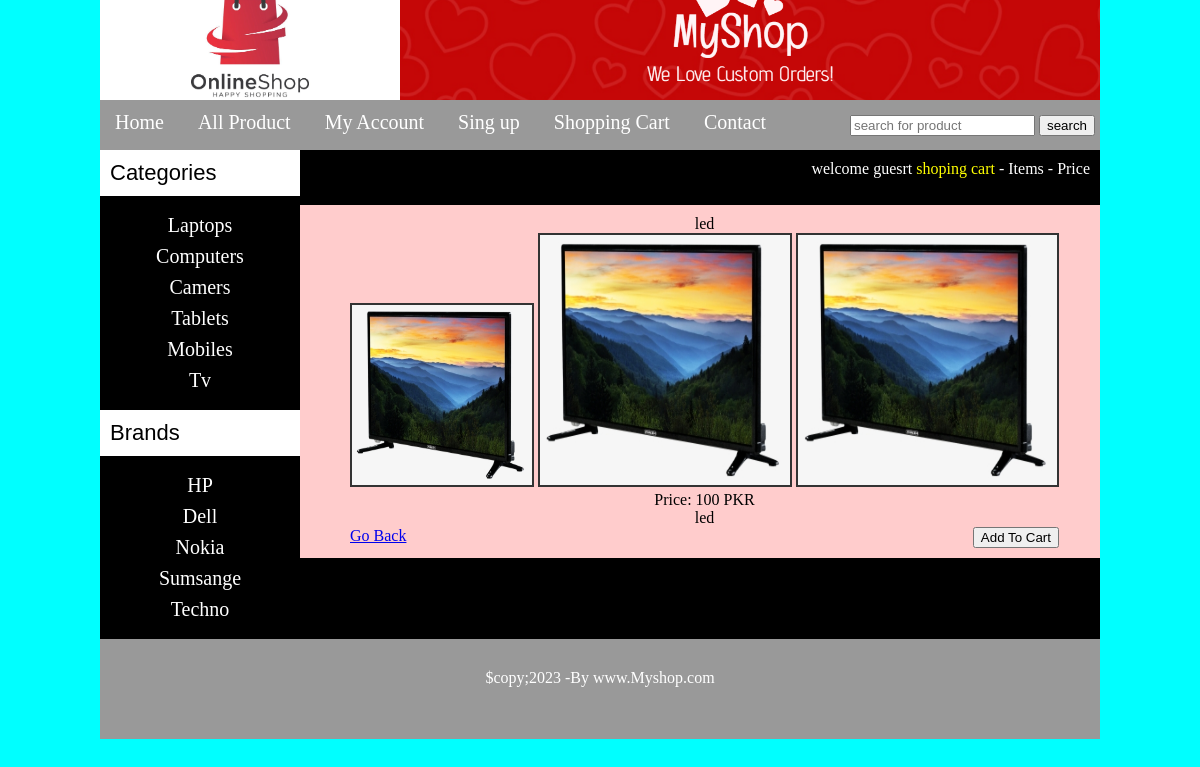
Page /details.php?pro_id=3 on the committed database.
### tables this page shows
CREATE TABLE `categories` (
  `cat_id` int(10) NOT NULL,
  `cat_titel` text NOT NULL
);

CREATE TABLE `brands` (
  `brand_id` int(10) NOT NULL,
  `brand_titel` text NOT NULL
);

CREATE TABLE `products` (
  `product_id` int(10) NOT NULL,
  `cat_id` int(10) NOT NULL,
  `brand_id` int(10) NOT NULL,
  `date` timestamp NOT NULL DEFAULT CURRENT_TIMESTAMP ON UPDATE CURRENT_TIMESTAMP,
  `product_titel` text NOT NULL,
  `product_image1` text NOT NULL,
  `product_image2` text NOT NULL,
  `product_image3` text NOT NULL,
  `product_price` int(10) NOT NULL,
  `product_des` text NOT NULL,
  `product_keywords` text NOT NULL,
  `status` text NOT NULL
);

### functions/function.php (the view, shortened to what this page needs)
<?php
$db=mysqli_connect("localhost","root","","myshop");
function getcata()
{
    global $db;
$get_cata="SELECT * FROM `categories`";
$run_cata=mysqli_query($db,$get_cata);
while($row_cata=mysqli_fetch_array($run_cata)){
    $cat_id=$row_cata['cat_id'];
    $cata_titel=$row_cata['cat_titel'];
     echo"<li><a href='index.php?cat=$cat_id'>$cata_titel</a></li>";
}
}
function getbrand()
{
    global $db;
    $get_brand="SELECT * FROM `brands`";
$run_brand=mysqli_query($db,$get_brand);
while($row_brand=mysqli_fetch_array($run_brand)){
$brand_id=$row_brand['brand_id'];
    $brand_titel=$row_brand['brand_titel'];
     echo "<li><a href='index.php?brand=$brand_id'>$brand_titel</a></li>";
}
}
?>

### details.php (shortened to what this page needs)
<?php
include("functions/function.php");
?>
<!DOCTYPE html>
<html lang="en">
<head>
    <link rel="stylesheet" type="text/css" href="styles/style.css"  media="all">
</head>
<body>
    <div class="main_wrapper">
        <div class="header_wapper">
      <a href="index.php">  <img src="images/log.jpg" style="float:left;"></a>
        <img src="images/banner.jpg" style="float:right;">
</div>
<div id="navbar">
    <ul id="menu">
        <li><a href="index.php">Home</a></li>
        <li><a href="all_product.php">All Product</a></li>
        <li><a href="my_account.php">My Account</a></li>
        <li><a href="user_rejester.php">Sing up</a></li>
        <li><a href="cart.php">Shopping Cart</a></li>
        <li><a href="contact.php">Contact</a></li>
</ul>
<div id="form">
    <form  method="get" action="results.php" enctype="multipart/form-data">
        <input type="text" name="user_qurey" placeholder="search for product"/>
        <input type="submit" name="search" value="search"/>
</form>
</div>
 </div>
            <div class="content_wrapper">
                <div id="left_slidebar">
<div id="slidebar_titel">Categories</div>
<ul id="cata">
    <?php getcata(); ?>
</ul>
<div id="slidebar_titel">Brands</div>
<ul id="cata">
<?php
getbrand();
?>
</ul>
</div>
<div id="right_content">
<div style="color:#fff; background:#000; width:780px; height:35px; float:right; padding:10px;">
<div id="guest">
    <b>welcome guesrt</b>
    <b style="color:yellow;">shoping cart</b>
    <span>- Items - Price</span>
</div>
</div>
<div id="product_box">
<?php
if(isset($_GET['pro_id']))
{
    $product_id=$_GET['pro_id'];
$get_product="select * from products where product_id='$product_id'";
$run_product=mysqli_query($db,$get_product);
while($row_product=mysqli_fetch_array($run_product))
{
    $pro_id=$row_product['product_id'];
    $pro_titel=$row_product['product_titel'];
    $pro_desc=$row_product['product_des'];
    $pro_price=$row_product['product_price'];
    $pro_image1=$row_product['product_image1'];
    $pro_image2=$row_product['product_image2'];
    $pro_image3=$row_product['product_image3'];
    echo "
    <div id='singel_product'>
    <h3>$pro_titel</h3>
    <img src='admin_area/product_images/$pro_image1' width='180' height='180'>
    <img src='admin_area/product_images/$pro_image2' width='250' height='250'>
    <img src='admin_area/product_images/$pro_image3' width='259' height='250'><br>
    <p><b>Price: $pro_price PKR</b></p>
    <p>$pro_desc</p>
    <a href='index.php' style='float:left;'>Go Back</a>
    <a href='index.php?add_cart=$pro_id'><button style='float:right';>Add To Cart</button></a>
    </div>";
}
}
?>
</div>
</div>
<div class="footer">
    <h1 style="color:#OOO; padding-top:30px; text-align:center;">$copy;2023 -By www.Myshop.com</h1>
</div>
</div>
</body>
</html>

### styles/style.css (style rules this page uses)
html, body, div, span, applet, object, iframe, h1, h2, h3, h4, h5, h6, p, blockquote, pre, a, abbr, acronym, address, big, cite, code, del, dfn, em, img, ins, kbd, q, s, samp, small, strike, strong, sub, sup, tt, var, b, u, i, center, dl, dt, dd, ol, ul, li, fieldset, form, label, legend, table, caption, tbody, tfoot, thead, tr, th, td, article, aside, canvas, details, embed, figure, figcaption, footer, header, hgroup, menu, nav, output, ruby, section, summary, time, mark, audio, video { margin: 0; padding: 0; border: 0; font-size: 100%; font: inherit; vertical-align: baseline; }
body { background-color: cyan; }
.main_wrapper { width: 1000px; height: auto; margin: auto; }
.header_wapper { width: 1000px; height: 100px; background: #fff; }
#navbar { width: 1000px; height: 50px; background:#999; color: #fff; }
#menu { padding: 0; margin-top: 5px; line-height: 35px; float: left; }
#menu li { list-style: none; display: inline; }
#menu a { color: #fff; text-decoration: none; font-size: 20px; margin: 5px; padding: 10px; }
#form { float: right; line-height: 50px; padding-right: 5px; }
.content_wrapper { width: 1000px; height: auto; background: #000; }
#right_content { width: 800px; background: #FCC; float: right; }
#left_slidebar { width: 200px; float: left; background: #000; }
.footer { width: 1000px; height: 100px; background: #999; color: #fff; clear: both; }
#slidebar_titel { background: #fff; color: #000; font-size: 22px; padding: 10px; font-family:'Franklin Gothic Medium', 'Arial Narrow', Arial, sans-serif; }
#cata { padding: 10px; text-align: center; }
#cata li { list-style: none; margin: 8px; }
#cata a { color: #fff; text-decoration: none; font-size: 20px; margin: 5px; }
#guest { float: right; }
#product_box { width: 780px; padding: 10px; margin-left: 30px; margin-top: 10px; margin-bottom: 10px; text-align: center; }
#singel_product { float: left; padding: 10px; }
#singel_product img { border: 2px solid #333; }

### rows in the picture
categories: cat_titel "Laptops"
categories: cat_titel "Computers"
categories: cat_titel "Camers"
categories: cat_titel "Tablets"
categories: cat_titel "Mobiles"
categories: cat_titel "Tv"
brands: brand_titel "HP"
brands: brand_titel "Dell"
brands: brand_titel "Nokia"
brands: brand_titel "Sumsange"
brands: brand_titel "Techno"
products: product_titel "led", product_image1 (picture), product_image2 (picture), product_image3 (picture), product_price "100", product_des "led"
